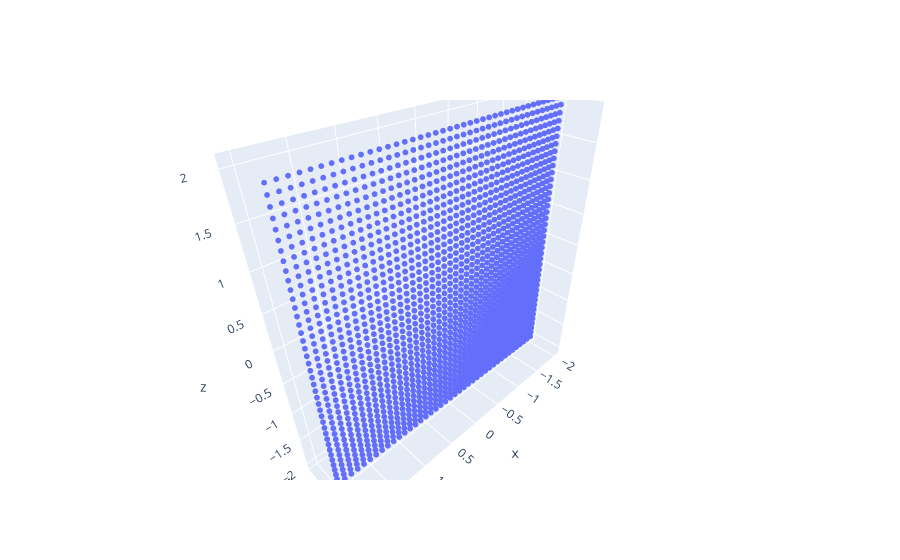

The notebook cell this image was saved under:
### Code cell
X,Y,Z = isoler_plan_cartesien(test,"xoz",2)
fig = go.Figure(data=[go.Scatter3d(x=X, y=Y, z=Z, mode='markers',marker=dict(size=2))])
fig.show()

### Figure 1 — Plotly figure (JSON) as saved in the notebook; plotly's stock layout.template omitted (floating-point values rounded to 4 significant figures; data arrays with more than 128 entries replaced by an {"elided": "..."} marker saying what was removed)
{"data": [{"marker": {"size": 2}, "mode": "markers", "type": "scatter3d", "x": {"elided": "1681 float values"}, "y": {"elided": "1681 float values"}, "z": {"elided": "1681 float values"}}], "layout": {}}
